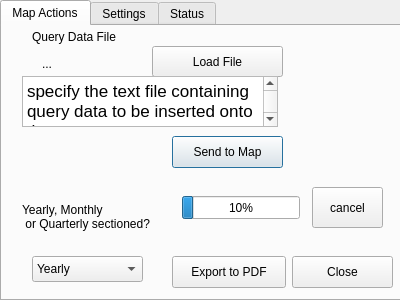
<?xml version="1.0" encoding="UTF-8"?>
<ui version="4.0">
 <class>KtnyTrackerDialogBase</class>
 <widget class="QDialog" name="KtnyTrackerDialogBase">
  <property name="geometry">
   <rect>
    <x>0</x>
    <y>0</y>
    <width>400</width>
    <height>300</height>
   </rect>
  </property>
  <property name="windowTitle">
   <string>KTNY tracker</string>
  </property>
  <property name="modal">
   <bool>false</bool>
  </property>
  <widget class="QTabWidget" name="tabWidget">
   <property name="geometry">
    <rect>
     <x>0</x>
     <y>0</y>
     <width>401</width>
     <height>301</height>
    </rect>
   </property>
   <property name="focusPolicy">
    <enum>Qt::ClickFocus</enum>
   </property>
   <property name="tabShape">
    <enum>QTabWidget::Rounded</enum>
   </property>
   <property name="currentIndex">
    <number>0</number>
   </property>
   <property name="elideMode">
    <enum>Qt::ElideRight</enum>
   </property>
   <widget class="QWidget" name="tab">
    <attribute name="title">
     <string>Map Actions</string>
    </attribute>
    <widget class="QPushButton" name="mapButton">
     <property name="geometry">
      <rect>
       <x>170</x>
       <y>110</y>
       <width>111</width>
       <height>32</height>
      </rect>
     </property>
     <property name="text">
      <string>Send to Map</string>
     </property>
    </widget>
    <widget class="QPushButton" name="loadQuery">
     <property name="geometry">
      <rect>
       <x>150</x>
       <y>20</y>
       <width>131</width>
       <height>31</height>
      </rect>
     </property>
     <property name="text">
      <string>Load File</string>
     </property>
    </widget>
    <widget class="QTextBrowser" name="textBrowser">
     <property name="geometry">
      <rect>
       <x>20</x>
       <y>50</y>
       <width>256</width>
       <height>51</height>
      </rect>
     </property>
     <property name="html">
      <string>&lt;!DOCTYPE HTML PUBLIC &quot;-//W3C//DTD HTML 4.0//EN&quot; &quot;http://www.w3.org/TR/REC-html40/strict.dtd&quot;&gt;
&lt;html&gt;&lt;head&gt;&lt;meta name=&quot;qrichtext&quot; content=&quot;1&quot; /&gt;&lt;style type=&quot;text/css&quot;&gt;
p, li { white-space: pre-wrap; }
&lt;/style&gt;&lt;/head&gt;&lt;body style=&quot; font-family:'Lucida Grande'; font-size:13pt; font-weight:400; font-style:normal;&quot;&gt;
&lt;p style=&quot; margin-top:0px; margin-bottom:0px; margin-left:0px; margin-right:0px; -qt-block-indent:0; text-indent:0px;&quot;&gt;specify the text file containing query data to be inserted onto the map&lt;/p&gt;&lt;/body&gt;&lt;/html&gt;</string>
     </property>
    </widget>
    <widget class="QLabel" name="label_2">
     <property name="geometry">
      <rect>
       <x>30</x>
       <y>0</y>
       <width>111</width>
       <height>21</height>
      </rect>
     </property>
     <property name="text">
      <string>Query Data File</string>
     </property>
    </widget>
    <widget class="QPushButton" name="exportToFile">
     <property name="geometry">
      <rect>
       <x>170</x>
       <y>230</y>
       <width>114</width>
       <height>32</height>
      </rect>
     </property>
     <property name="text">
      <string>Export to PDF</string>
     </property>
    </widget>
    <widget class="QComboBox" name="YMQbox">
     <property name="geometry">
      <rect>
       <x>30</x>
       <y>230</y>
       <width>111</width>
       <height>26</height>
      </rect>
     </property>
     <item>
      <property name="text">
       <string>Yearly</string>
      </property>
     </item>
     <item>
      <property name="text">
       <string>Monthly</string>
      </property>
     </item>
     <item>
      <property name="text">
       <string>Quarterly</string>
      </property>
     </item>
    </widget>
    <widget class="QLabel" name="label">
     <property name="geometry">
      <rect>
       <x>20</x>
       <y>160</y>
       <width>161</width>
       <height>61</height>
      </rect>
     </property>
     <property name="text">
      <string>Yearly, Monthly 
 or Quarterly sectioned?</string>
     </property>
    </widget>
    <widget class="QLabel" name="queryLabel">
     <property name="geometry">
      <rect>
       <x>40</x>
       <y>30</y>
       <width>91</width>
       <height>16</height>
      </rect>
     </property>
     <property name="text">
      <string>...</string>
     </property>
    </widget>
    <widget class="QPushButton" name="closeButton">
     <property name="geometry">
      <rect>
       <x>290</x>
       <y>230</y>
       <width>101</width>
       <height>32</height>
      </rect>
     </property>
     <property name="text">
      <string>Close</string>
     </property>
    </widget>
    <widget class="QPushButton" name="haltButton">
     <property name="geometry">
      <rect>
       <x>310</x>
       <y>161</y>
       <width>71</width>
       <height>41</height>
      </rect>
     </property>
     <property name="text">
      <string>cancel</string>
     </property>
    </widget>
    <widget class="QProgressBar" name="progressBar">
     <property name="geometry">
      <rect>
       <x>180</x>
       <y>170</y>
       <width>118</width>
       <height>23</height>
      </rect>
     </property>
     <property name="value">
      <number>10</number>
     </property>
     <property name="textVisible">
      <bool>true</bool>
     </property>
     <property name="invertedAppearance">
      <bool>false</bool>
     </property>
    </widget>
   </widget>
   <widget class="QWidget" name="tab_2">
    <attribute name="title">
     <string>Settings</string>
    </attribute>
    <widget class="QLabel" name="label_3">
     <property name="geometry">
      <rect>
       <x>50</x>
       <y>140</y>
       <width>111</width>
       <height>16</height>
      </rect>
     </property>
     <property name="text">
      <string>Transparency</string>
     </property>
    </widget>
    <widget class="QSlider" name="transparencySlider">
     <property name="geometry">
      <rect>
       <x>20</x>
       <y>180</y>
       <width>160</width>
       <height>22</height>
      </rect>
     </property>
     <property name="value">
      <number>0</number>
     </property>
     <property name="sliderPosition">
      <number>0</number>
     </property>
     <property name="orientation">
      <enum>Qt::Horizontal</enum>
     </property>
    </widget>
    <widget class="QPushButton" name="refreshButton">
     <property name="geometry">
      <rect>
       <x>40</x>
       <y>210</y>
       <width>114</width>
       <height>32</height>
      </rect>
     </property>
     <property name="text">
      <string>Refresh</string>
     </property>
    </widget>
    <widget class="QDateEdit" name="startDate">
     <property name="geometry">
      <rect>
       <x>20</x>
       <y>40</y>
       <width>110</width>
       <height>24</height>
      </rect>
     </property>
     <property name="dateTime">
      <datetime>
       <hour>0</hour>
       <minute>0</minute>
       <second>0</second>
       <year>2000</year>
       <month>1</month>
       <day>1</day>
      </datetime>
     </property>
     <property name="displayFormat">
      <string>MM/dd/yyyy</string>
     </property>
     <property name="calendarPopup">
      <bool>true</bool>
     </property>
    </widget>
    <widget class="QLabel" name="label_4">
     <property name="geometry">
      <rect>
       <x>30</x>
       <y>10</y>
       <width>221</width>
       <height>16</height>
      </rect>
     </property>
     <property name="text">
      <string>Visit Date Between (MM/DD/YYYY)</string>
     </property>
    </widget>
    <widget class="QLabel" name="label_5">
     <property name="geometry">
      <rect>
       <x>140</x>
       <y>40</y>
       <width>62</width>
       <height>16</height>
      </rect>
     </property>
     <property name="text">
      <string>and</string>
     </property>
    </widget>
    <widget class="QDateEdit" name="endDate">
     <property name="geometry">
      <rect>
       <x>180</x>
       <y>40</y>
       <width>110</width>
       <height>24</height>
      </rect>
     </property>
     <property name="currentSection">
      <enum>QDateTimeEdit::MonthSection</enum>
     </property>
     <property name="displayFormat">
      <string>MM/dd/yyyy</string>
     </property>
     <property name="calendarPopup">
      <bool>true</bool>
     </property>
    </widget>
    <widget class="QLabel" name="label_6">
     <property name="geometry">
      <rect>
       <x>250</x>
       <y>90</y>
       <width>111</width>
       <height>16</height>
      </rect>
     </property>
     <property name="text">
      <string>City Layer Name:</string>
     </property>
    </widget>
    <widget class="QLabel" name="label_7">
     <property name="geometry">
      <rect>
       <x>230</x>
       <y>160</y>
       <width>151</width>
       <height>16</height>
      </rect>
     </property>
     <property name="text">
      <string>Section Layer Name:</string>
     </property>
    </widget>
    <widget class="QLineEdit" name="polyLayerText">
     <property name="geometry">
      <rect>
       <x>210</x>
       <y>200</y>
       <width>113</width>
       <height>21</height>
      </rect>
     </property>
     <property name="inputMask">
      <string/>
     </property>
     <property name="text">
      <string/>
     </property>
     <property name="placeholderText">
      <string>hti_boundaries</string>
     </property>
    </widget>
    <widget class="QLineEdit" name="cityLayerText">
     <property name="geometry">
      <rect>
       <x>200</x>
       <y>120</y>
       <width>131</width>
       <height>21</height>
      </rect>
     </property>
     <property name="text">
      <string/>
     </property>
     <property name="placeholderText">
      <string>west_haiti_citiesv2</string>
     </property>
    </widget>
    <widget class="QPushButton" name="citySaveButton">
     <property name="geometry">
      <rect>
       <x>330</x>
       <y>120</y>
       <width>61</width>
       <height>32</height>
      </rect>
     </property>
     <property name="text">
      <string>Save</string>
     </property>
    </widget>
    <widget class="QPushButton" name="polySaveButton">
     <property name="geometry">
      <rect>
       <x>330</x>
       <y>200</y>
       <width>61</width>
       <height>32</height>
      </rect>
     </property>
     <property name="text">
      <string>Save</string>
     </property>
    </widget>
   </widget>
   <widget class="QWidget" name="tab_3">
    <attribute name="title">
     <string>Status</string>
    </attribute>
    <widget class="QLabel" name="label_8">
     <property name="geometry">
      <rect>
       <x>110</x>
       <y>30</y>
       <width>62</width>
       <height>31</height>
      </rect>
     </property>
     <property name="text">
      <string>Patients 
Matched</string>
     </property>
    </widget>
   </widget>
  </widget>
 </widget>
 <resources/>
 <connections/>
</ui>
